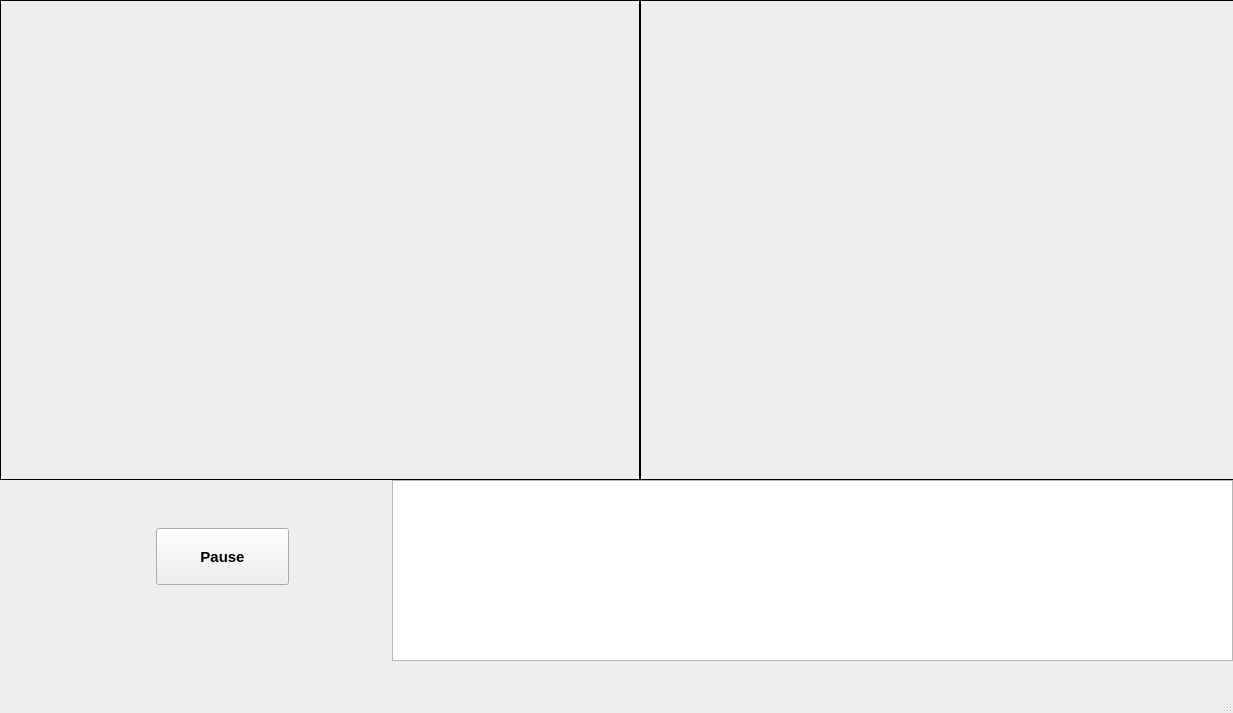
<?xml version="1.0" encoding="UTF-8"?>
<ui version="4.0">
 <class>MainWindow</class>
 <widget class="QMainWindow" name="MainWindow">
  <property name="geometry">
   <rect>
    <x>0</x>
    <y>0</y>
    <width>1233</width>
    <height>713</height>
   </rect>
  </property>
  <property name="windowTitle">
   <string>MainWindow</string>
  </property>
  <widget class="QWidget" name="centralwidget">
   <widget class="QLabel" name="lblOriginal">
    <property name="geometry">
     <rect>
      <x>0</x>
      <y>0</y>
      <width>640</width>
      <height>480</height>
     </rect>
    </property>
    <property name="frameShape">
     <enum>QFrame::Panel</enum>
    </property>
    <property name="text">
     <string/>
    </property>
   </widget>
   <widget class="QLabel" name="lblProcessed">
    <property name="geometry">
     <rect>
      <x>640</x>
      <y>0</y>
      <width>640</width>
      <height>480</height>
     </rect>
    </property>
    <property name="frameShape">
     <enum>QFrame::Panel</enum>
    </property>
    <property name="text">
     <string/>
    </property>
   </widget>
   <widget class="QPlainTextEdit" name="txtXYRadius">
    <property name="geometry">
     <rect>
      <x>392</x>
      <y>480</y>
      <width>841</width>
      <height>181</height>
     </rect>
    </property>
    <property name="font">
     <font>
      <family>Courier New</family>
      <pointsize>10</pointsize>
     </font>
    </property>
    <property name="readOnly">
     <bool>true</bool>
    </property>
   </widget>
   <widget class="QPushButton" name="btnPauseorResume">
    <property name="geometry">
     <rect>
      <x>156</x>
      <y>528</y>
      <width>133</width>
      <height>57</height>
     </rect>
    </property>
    <property name="font">
     <font>
      <pointsize>11</pointsize>
      <weight>75</weight>
      <bold>true</bold>
     </font>
    </property>
    <property name="text">
     <string>Pause</string>
    </property>
   </widget>
  </widget>
  <widget class="QMenuBar" name="menubar">
   <property name="geometry">
    <rect>
     <x>0</x>
     <y>0</y>
     <width>1233</width>
     <height>25</height>
    </rect>
   </property>
  </widget>
  <widget class="QStatusBar" name="statusbar"/>
 </widget>
 <resources/>
 <connections/>
</ui>
